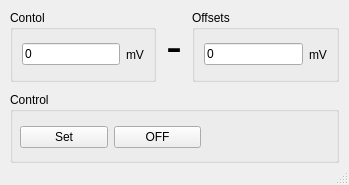
<?xml version="1.0" encoding="UTF-8"?>
<ui version="4.0">
 <class>MainWindow</class>
 <widget class="QMainWindow" name="MainWindow">
  <property name="geometry">
   <rect>
    <x>0</x>
    <y>0</y>
    <width>349</width>
    <height>185</height>
   </rect>
  </property>
  <property name="windowTitle">
   <string>B3603</string>
  </property>
  <property name="windowIcon">
   <iconset resource="res/res.qrc">
    <normaloff>:/img/flash.png</normaloff>:/img/flash.png</iconset>
  </property>
  <widget class="QWidget" name="centralwidget">
   <layout class="QVBoxLayout" name="verticalLayout">
    <property name="spacing">
     <number>10</number>
    </property>
    <property name="leftMargin">
     <number>10</number>
    </property>
    <property name="topMargin">
     <number>10</number>
    </property>
    <property name="rightMargin">
     <number>10</number>
    </property>
    <property name="bottomMargin">
     <number>0</number>
    </property>
    <item>
     <layout class="QHBoxLayout" name="horizontalLayout_2">
      <property name="spacing">
       <number>10</number>
      </property>
      <property name="leftMargin">
       <number>0</number>
      </property>
      <property name="topMargin">
       <number>0</number>
      </property>
      <property name="rightMargin">
       <number>0</number>
      </property>
      <item>
       <widget class="QGroupBox" name="gbControl">
        <property name="title">
         <string>Contol</string>
        </property>
        <layout class="QHBoxLayout" name="horizontalLayout_4">
         <item>
          <widget class="QLineEdit" name="leVoltage">
           <property name="inputMask">
            <string>99999</string>
           </property>
           <property name="text">
            <string notr="true">0</string>
           </property>
           <property name="maxLength">
            <number>5</number>
           </property>
           <property name="frame">
            <bool>true</bool>
           </property>
          </widget>
         </item>
         <item>
          <widget class="QLabel" name="label">
           <property name="text">
            <string>mV</string>
           </property>
          </widget>
         </item>
        </layout>
       </widget>
      </item>
      <item>
       <widget class="QLabel" name="leMinus">
        <property name="font">
         <font>
          <pointsize>36</pointsize>
         </font>
        </property>
        <property name="text">
         <string>-</string>
        </property>
       </widget>
      </item>
      <item>
       <widget class="QGroupBox" name="gbOptions">
        <property name="sizePolicy">
         <sizepolicy hsizetype="Expanding" vsizetype="Expanding">
          <horstretch>0</horstretch>
          <verstretch>0</verstretch>
         </sizepolicy>
        </property>
        <property name="title">
         <string>Offsets</string>
        </property>
        <layout class="QHBoxLayout" name="horizontalLayout_3">
         <item>
          <widget class="QLineEdit" name="leVoltageOfst">
           <property name="sizePolicy">
            <sizepolicy hsizetype="Expanding" vsizetype="Fixed">
             <horstretch>0</horstretch>
             <verstretch>0</verstretch>
            </sizepolicy>
           </property>
           <property name="inputMask">
            <string>99999</string>
           </property>
           <property name="text">
            <string notr="true">0</string>
           </property>
           <property name="maxLength">
            <number>5</number>
           </property>
           <property name="frame">
            <bool>true</bool>
           </property>
          </widget>
         </item>
         <item>
          <widget class="QLabel" name="lbVoltageCap">
           <property name="text">
            <string>mV</string>
           </property>
          </widget>
         </item>
        </layout>
       </widget>
      </item>
     </layout>
    </item>
    <item>
     <widget class="QGroupBox" name="groupBox">
      <property name="sizePolicy">
       <sizepolicy hsizetype="Expanding" vsizetype="Expanding">
        <horstretch>0</horstretch>
        <verstretch>0</verstretch>
       </sizepolicy>
      </property>
      <property name="title">
       <string>Control</string>
      </property>
      <widget class="QWidget" name="horizontalLayoutWidget">
       <property name="geometry">
        <rect>
         <x>10</x>
         <y>30</y>
         <width>181</width>
         <height>31</height>
        </rect>
       </property>
       <layout class="QHBoxLayout" name="horizontalLayout">
        <item>
         <widget class="QPushButton" name="pbSet">
          <property name="text">
           <string>Set</string>
          </property>
         </widget>
        </item>
        <item>
         <widget class="QPushButton" name="pbOff">
          <property name="text">
           <string>OFF</string>
          </property>
         </widget>
        </item>
       </layout>
      </widget>
     </widget>
    </item>
   </layout>
  </widget>
  <widget class="QStatusBar" name="statusbar"/>
 </widget>
 <resources>
  <include location="res/res.qrc"/>
 </resources>
 <connections/>
</ui>
